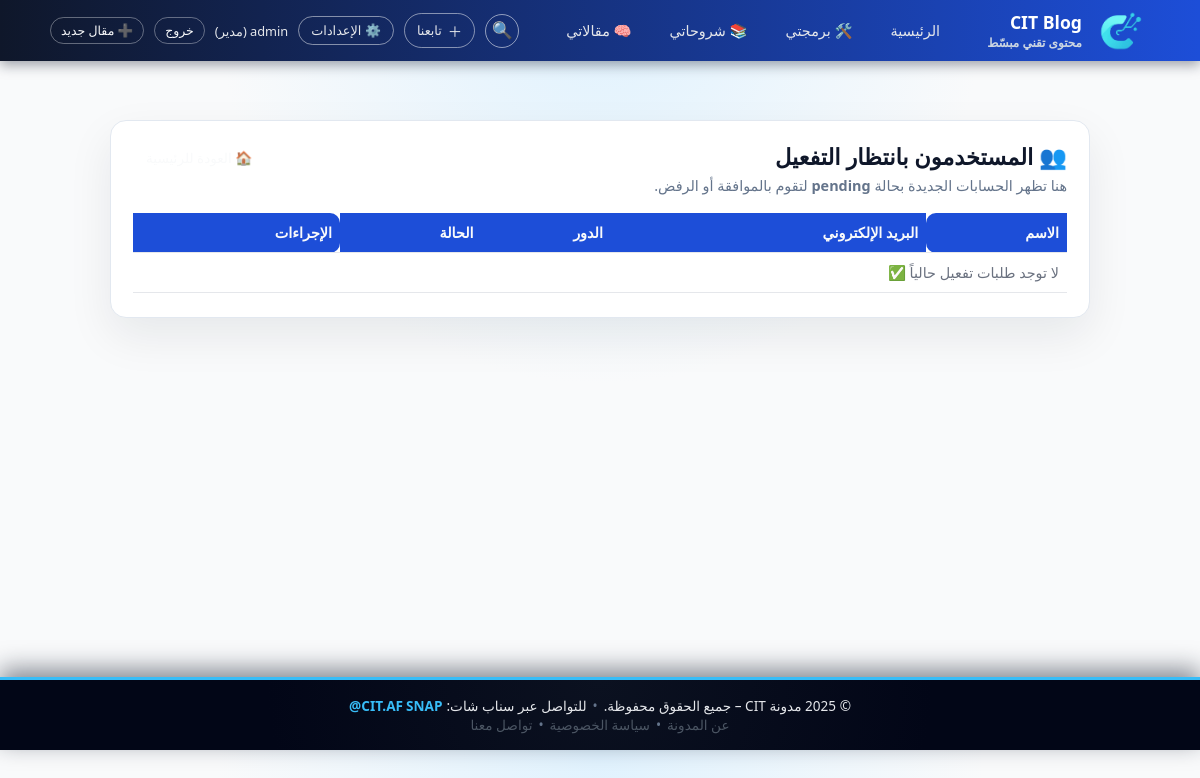
Screenshot of /admin/pending-users (signed in) with the database file from the repository.
### tables this page shows
CREATE TABLE categories (
            id INTEGER PRIMARY KEY AUTOINCREMENT,
            name TEXT NOT NULL,
            slug TEXT UNIQUE NOT NULL,
            folder TEXT UNIQUE NOT NULL,
            is_active INTEGER DEFAULT 1,
            sort_order INTEGER DEFAULT 0,
            created_at TEXT
        );

### app.py (the view)
@app.route("/admin/pending-users")
@login_required
def pending_users():
    if session.get("role") != "admin":
        return "🚫 غير مصرح لك بدخول لوحة المدير", 403
    conn = sqlite3.connect(DB_PATH)
    conn.row_factory = sqlite3.Row
    c = conn.cursor()
    c.execute("SELECT id, username, email, role, status FROM users WHERE status = 'pending'")
    users = c.fetchall()
    conn.close()
    return render_template("pending_users.html", users=users)

### app.py (called while the page is built)
def get_categories():
    conn = sqlite3.connect(DB_PATH)
    conn.row_factory = sqlite3.Row
    c = conn.cursor()
    c.execute("""
        SELECT id, name, slug, folder, is_active, sort_order
        FROM categories
        WHERE is_active = 1
        ORDER BY sort_order ASC, id ASC
    """)
    rows = [dict(r) for r in c.fetchall()]
    conn.close()
    return rows

def get_pending_count():
    try:
        conn = sqlite3.connect(DB_PATH)
        c = conn.cursor()
        c.execute("SELECT COUNT(*) FROM users WHERE status = 'pending'")
        (count,) = c.fetchone()
        conn.close()
        return count or 0
    except Exception:
        return 0

@app.context_processor
def inject_globals():
    is_admin = (session.get("logged_in") and session.get("role") == "admin")
    try:
        categories = get_categories()
    except Exception:
        categories = []
    return {
        "is_admin": is_admin,
        "pending_count": get_pending_count() if is_admin else 0,
        "categories": categories,
    }

def login_required(f):
    @wraps(f)
    def decorated(*args, **kwargs):
        if not session.get("logged_in"):
            return redirect(url_for("auth_page"))
        return f(*args, **kwargs)
    return decorated

### templates/pending_users.html (shortened to what this page needs)
{% extends "base.html" %}
{% block content %}
<section class="admin-section">
  <div class="admin-card">
    <header class="admin-header">
      <div>
        <h2 class="admin-title">👥 المستخدمون بانتظار التفعيل</h2>
        <p class="admin-subtitle">
          هنا تظهر الحسابات الجديدة بحالة <strong>pending</strong> لتقوم بالموافقة أو الرفض.
        </p>
      </div>
      <div class="admin-header-actions">
        <a href="{{ url_for('index') }}" class="btn-link btn-small">🏠 العودة للرئيسية</a>
      </div>
    </header>
    <div class="admin-table-wrapper">
      <table class="admin-table">
        <thead>
          <tr>
            <th>الاسم</th>
            <th>البريد الإلكتروني</th>
            <th>الدور</th>
            <th>الحالة</th>
            <th>الإجراءات</th>
          </tr>
        </thead>
        <tbody>
          {% for u in users %}
            <tr>
              <td>{{ u['username'] }}</td>
              <td>{{ u['email'] }}</td>
              <td>
                {% if u['role'] == 'admin' %}
                  <span class="badge badge-admin">مدير</span>
                {% else %}
                  <span class="badge badge-writer">كاتب</span>
                {% endif %}
              </td>
              <td>
                {% if u['status'] == 'pending' %}
                  <span class="badge badge-pending">قيد الانتظار</span>
                {% elif u['status'] == 'active' %}
                  <span class="badge badge-active">مفعّل</span>
                {% elif u['status'] == 'banned' %}
                  <span class="badge badge-banned">محظور</span>
                {% else %}
                  <span class="badge">{{ u['status'] }}</span>
                {% endif %}
              </td>
              <td class="admin-actions">
                <a href="{{ url_for('update_user_status', user_id=u['id'], action='approve') }}"
                   class="btn-mini btn-approve">
                  ✅ تفعيل
                </a>
                <a href="{{ url_for('update_user_status', user_id=u['id'], action='reject') }}"
                   class="btn-mini btn-reject">
                  ❌ حظر
                </a>
              </td>
            </tr>
          {% else %}
            <tr>
              <td colspan="5" class="admin-empty">
                لا توجد طلبات تفعيل حالياً ✅
              </td>
            </tr>
          {% endfor %}
        </tbody>
      </table>
    </div>
  </div>
</section>
{% endblock %}

### templates/base.html (shortened to what this page needs)
<!DOCTYPE html>
<html lang="ar" dir="rtl">
<head>
  <link rel="stylesheet" href="{{ url_for('static', filename='styles.css') }}">
</head>
<body>
<header class="site-header">
  <div class="container header-bar">
    <div class="header-right">
      <a href="{{ url_for('index') }}" class="logo-link">
        <img src="{{ url_for('static', filename='assets/logo/logo.png') }}"
             class="logo-img" alt="CIT Logo">
        <div class="logo-text-block">
          <span class="logo-text-main">CIT Blog</span>
          <span class="logo-text-sub">محتوى تقني مبسّط</span>
        </div>
      </a>
    </div>
    <nav class="main-nav">
      <a href="{{ url_for('index') }}"
         class="nav-link {% if request.path == url_for('index') %}is-active{% endif %}">
        الرئيسية
      </a>
      {% if categories %}
        {% for cat in categories %}
          <a href="/{{ cat.slug }}"
             class="nav-link {% if request.path == '/' + cat.slug %}is-active{% endif %}">
            {{ cat.name }}
          </a>
        {% endfor %}
      {% endif %}
    </nav>
    <div class="header-actions">
      <button type="button"
              class="icon-btn search-toggle"
              id="searchToggle"
              aria-label="بحث في المدونة">
        🔍
      </button>
      <div class="follow-menu">
        <button type="button" class="follow-btn">
          <span class="follow-plus">＋</span>
          <span>تابعنا</span>
        </button>
      </div>
      {% if session.get('logged_in') and session.get('role') == 'admin' %}
        <div class="follow-menu settings-menu">
          <button type="button" class="follow-btn">
            ⚙️ الإعدادات
          </button>
        </div>
      {% endif %}
      {% if session.get('logged_in') %}
        <span class="user-name">
          {{ session.get('username') }}
          {% if session.get('role') == 'admin' %}(مدير){% endif %}
        </span>
        <a href="{{ url_for('logout') }}" class="btn-link btn-small">خروج</a>
        {% if session.get('role') == 'admin' %}
          <a href="{{ url_for('form') }}" class="btn-link btn-small">
            ➕ مقال جديد
          </a>
        {% endif %}
      {% else %}
        <a href="{{ url_for('auth_page') }}" class="btn-link btn-small">
          دخول / تسجيل
        </a>
      {% endif %}
    </div>
  </div>
</header>
  <main class="container">
    {% block content %}{% endblock %}
  </main>
  <footer class="site-footer">
    <div class="footer-inner">
      <span class="footer-copy">
        © {{ current_year|default(2025) }} مدونة CIT – جميع الحقوق محفوظة.
      </span>
      <span class="footer-separator">•</span>
      <span class="footer-contact">
        للتواصل عبر سناب شات:
        <a
          href="https://www.snapchat.com/add/cit.af?share_id=PI1obN8IQzeiXuLQkedVqw&locale=ar_SA@calendar=gregorian;numbers=latn"
          target="_blank"
          rel="noopener noreferrer"
          class="footer-snap-link"
        >
          SNAP <span class="footer-snap-user">@CIT.AF</span>
        </a>
      </span>
    </div>
    <div class="footer-inner footer-links-row">
      <a href="{{ url_for('about_page') }}" class="footer-link">
        عن المدونة
      </a>
      <span class="footer-separator">•</span>
      <a href="{{ url_for('privacy_page') }}" class="footer-link">
        سياسة الخصوصية
      </a>
      <span class="footer-separator">•</span>
      <a href="{{ url_for('contact_page') }}" class="footer-link">
        تواصل معنا
      </a>
    </div>
  </footer>
</body>
</html>

### templates/pending_users.html (style rules this page uses)
.admin-section { max-width: 980px; margin: 35px auto; }
.admin-card { background: #ffffff; border-radius: 16px; border: 1px solid #e2e8f0; box-shadow: 0 18px 45px rgba(15, 23, 42, 0.08); padding: 20px 22px 24px; }
.admin-header { display: flex; justify-content: space-between; align-items: flex-start; gap: 12px; margin-bottom: 18px; }
.admin-title { margin: 0 0 4px 0; font-size: 1.4rem; color: #0f172a; }
.admin-subtitle { margin: 0; font-size: 0.9rem; color: #64748b; }
.admin-header-actions .btn-small { padding: 6px 12px; font-size: 0.85rem; }
.admin-table-wrapper { overflow-x: auto; }
.admin-table { width: 100%; border-collapse: collapse; font-size: 0.9rem; }
.admin-table thead { background: #1d4ed8; color: #f9fafb; }
.admin-table th, .admin-table td { padding: 10px 8px; text-align: right; border-bottom: 1px solid #e5e7eb; white-space: nowrap; }
.admin-table th:first-child, .admin-table td:first-child { border-radius: 10px 0 0 10px; }
.admin-table th:last-child, .admin-table td:last-child { border-radius: 0 10px 10px 0; }
.admin-empty { text-align: center; padding: 18px 8px; color: #6b7280; }

### rows the page displays
categories: name "🛠️ برمجتي"
categories: name "📚 شروحاتي"
categories: name "🧠 مقالاتي"

### other values shown
{{ session.get('username') }} "admin"
